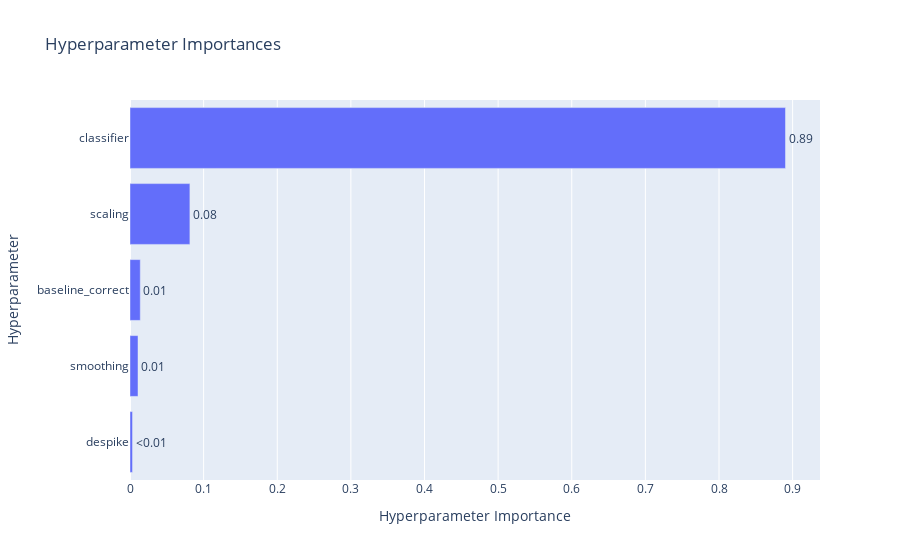

This figure's notebook cell:
### Code cell
optuna.visualization.plot_param_importances(study)

### Figure 1 — Plotly figure (JSON) as saved in the notebook; plotly's stock layout.template omitted (floating-point values rounded to 4 significant figures)
{"data": [{"cliponaxis": false, "hovertemplate": ["despike (CategoricalDistribution): 0.0034361812459306005<extra></extra>", "smoothing (CategoricalDistribution): 0.010899915999122252<extra></extra>", "baseline_correct (CategoricalDistribution): 0.013968867584325306<extra></extra>", "scaling (CategoricalDistribution): 0.08136514059602<extra></extra>", "classifier (CategoricalDistribution): 0.8903298945746017<extra></extra>"], "name": "Objective Value", "orientation": "h", "text": ["<0.01", "0.01", "0.01", "0.08", "0.89"], "textposition": "outside", "type": "bar", "x": [0.003436, 0.0109, 0.01397, 0.08137, 0.8903], "y": ["despike", "smoothing", "baseline_correct", "scaling", "classifier"]}], "layout": {"title": {"text": "Hyperparameter Importances"}, "xaxis": {"title": {"text": "Hyperparameter Importance"}}, "yaxis": {"title": {"text": "Hyperparameter"}}}}
